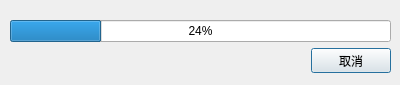
<?xml version="1.0" encoding="UTF-8"?>
<ui version="4.0">
 <class>xmlAnalysisDialog</class>
 <widget class="QDialog" name="xmlAnalysisDialog">
  <property name="geometry">
   <rect>
    <x>0</x>
    <y>0</y>
    <width>400</width>
    <height>85</height>
   </rect>
  </property>
  <property name="windowTitle">
   <string>Dialog</string>
  </property>
  <widget class="QWidget" name="layoutWidget">
   <property name="geometry">
    <rect>
     <x>10</x>
     <y>20</y>
     <width>381</width>
     <height>53</height>
    </rect>
   </property>
   <layout class="QVBoxLayout" name="verticalLayout">
    <item>
     <widget class="QProgressBar" name="progressBar">
      <property name="value">
       <number>24</number>
      </property>
     </widget>
    </item>
    <item>
     <layout class="QHBoxLayout" name="horizontalLayout">
      <item>
       <spacer name="horizontalSpacer">
        <property name="orientation">
         <enum>Qt::Horizontal</enum>
        </property>
        <property name="sizeHint" stdset="0">
         <size>
          <width>40</width>
          <height>20</height>
         </size>
        </property>
       </spacer>
      </item>
      <item>
       <widget class="QPushButton" name="cancelBtn">
        <property name="text">
         <string>取消</string>
        </property>
       </widget>
      </item>
     </layout>
    </item>
   </layout>
  </widget>
 </widget>
 <resources/>
 <connections/>
</ui>
